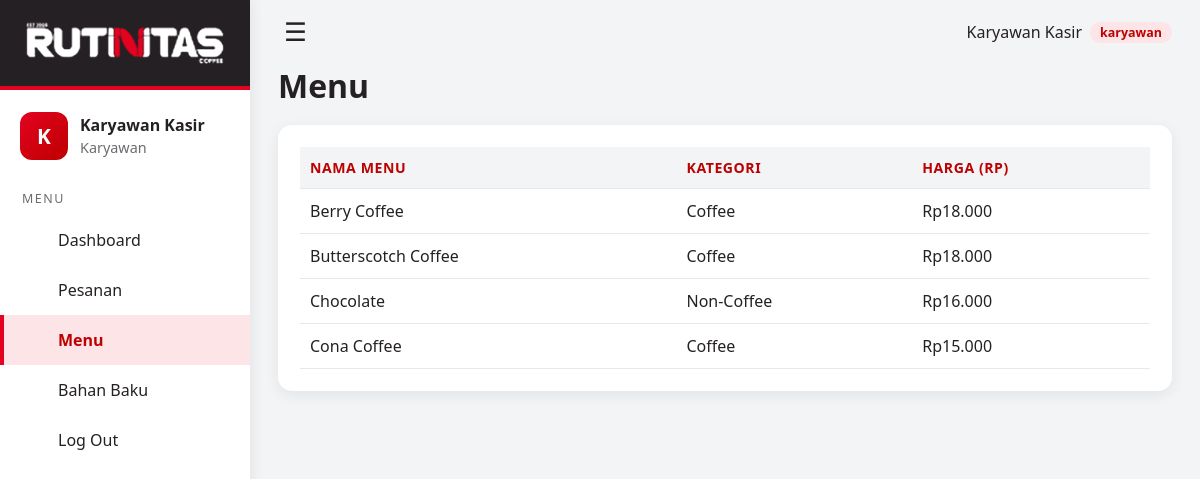
Page /index.php?url=menu (signed in) on the committed database.
### tables this page shows
CREATE TABLE menu (
    id_menu   INT AUTO_INCREMENT PRIMARY KEY,
    nama_menu VARCHAR(50) NOT NULL,
    kategori  VARCHAR(30) NOT NULL,
    harga     DECIMAL(10,2) NOT NULL CHECK (harga >= 0)
);

### app/core/Controller.php (called while the page is built, shortened)
<?php
abstract class Controller
{
    protected function view(string $file, array $data = []): void
    {
        (static function (): void { require ROOT . '/app/views/layout/header.php'; })();
        (static function () use ($file, $data): void {
            extract($data, EXTR_SKIP);
            require ROOT . "/app/views/$file.php";
        })();
        (static function (): void { require ROOT . '/app/views/layout/footer.php'; })();
    }
}

### app/core/CrudController.php (called while the page is built, shortened)
<?php
abstract class CrudController extends Controller
{
    protected string $slug;
    protected string $title;
    protected array $writeRoles = ['manajer', 'owner'];
    public function index(): void
    {
        $this->view('crud/index', [
            'title' => $this->title, 'slug' => $this->slug, 'fields' => $this->fields(),
            'rows' => $this->model()->all(), 'pk' => $this->model()->pk(),
            'canWrite' => Auth::can($this->writeRoles),
        ]);
    }
}

### config/config.php (called while the page is built)
<?php
return [
    'db' => [
        'host'    => '127.0.0.1',
        'name'    => 'rutinitas_coffee_db',
        'user'    => 'root',
        'pass'    => '',
        'charset' => 'utf8mb4',
    ],
];

### app/core/Database.php (called while the page is built)
<?php
class Database
{
    private static ?PDO $pdo = null;
    public static function connect(): PDO
    {
        if (self::$pdo === null) {
            $d = (require ROOT . '/config/config.php')['db'];
            $dsn = "mysql:host={$d['host']};dbname={$d['name']};charset={$d['charset']}";
            try {
                self::$pdo = new PDO($dsn, $d['user'], $d['pass'], [
                    PDO::ATTR_ERRMODE            => PDO::ERRMODE_EXCEPTION,
                    PDO::ATTR_DEFAULT_FETCH_MODE => PDO::FETCH_ASSOC,
                    PDO::ATTR_EMULATE_PREPARES   => false,
                ]);
            } catch (PDOException $e) {
                http_response_code(500);
                exit('Koneksi database gagal. Periksa config/config.php dan pastikan MySQL aktif.');
            }
        }
        return self::$pdo;
    }
    public static function query(string $sql, array $params = []): PDOStatement
    {
        $stmt = self::connect()->prepare($sql);
        $stmt->execute($params);
        return $stmt;
    }
}

### app/core/QueryBuilder.php (called while the page is built, shortened)
<?php
class QueryBuilder
{
    private string $cols = '*';
    private array $wheres = [];
    private array $binds = [];
    private string $order = '';
    private static function ident(string $n): string
    {
        return $n;
    }
    public function orderBy(string $col, string $dir = 'ASC'): self
    {
        $this->order = ' ORDER BY ' . self::ident($col) . (strtoupper($dir) === 'DESC' ? ' DESC' : ' ASC');
        return $this;
    }
    private function whereSql(): string { return $this->wheres ? ' WHERE ' . implode(' AND ', $this->wheres) : ''; }
    public function get(): array
    {
        $sql = "SELECT {$this->cols} FROM {$this->table}" . $this->whereSql() . $this->order;
        return Database::query($sql, $this->binds)->fetchAll();
    }
}

### app/models/Menu.php (called while the page is built, shortened)
<?php
class Menu extends Model
{
    public function all(): array { return $this->qb()->orderBy('nama_menu')->get(); }
}

### app/views/crud/index.php (the view, shortened to what this page needs)
<div class="head">
  <h1><?= e($title) ?></h1>
</div>
<div class="card">
<table>
  <thead><tr>
    <?php foreach ($fields as $f): if (($f['type'] ?? '') === 'password') continue; ?><th><?= e($f['label']) ?></th><?php endforeach; ?>
  </tr></thead>
  <tbody>
  <?php foreach ($rows as $r): ?>
    <tr>
      <?php foreach ($fields as $n => $f): if (($f['type'] ?? '') === 'password') continue; ?>
        <td><?= ($f['format'] ?? '') === 'rupiah' ? e(rupiah($r[$n])) : e(($f['type'] ?? '') === 'number' ? $r[$n] + 0 : $r[$n]) ?></td>
      <?php endforeach; ?>
    </tr>
  <?php endforeach; ?>
  </tbody>
</table>
</div>

### public/assets/style.css (style rules this page uses)
:root { --red:#E30220; --red-dark:#BE0000; --ink:#252024; --ink2:#3a3439; --gray:#DDDDDD; --light:#F3F4F6; --tint:#FCE4E7; --muted:#6e6a70; }
* { box-sizing:border-box }
body { margin:0;font-family:system-ui,"Segoe UI",Arial,sans-serif;background:var(--light);color:var(--ink) }
h1,h2,h3,h4 { margin:0 }
.head { display:flex;justify-content:space-between;align-items:center;gap:12px;margin-bottom:18px;flex-wrap:wrap }
.card { background:#fff;border-radius:14px;padding:22px;margin-bottom:20px;box-shadow:0 4px 14px rgba(37,32,36,.08) }
table { width:100%;border-collapse:collapse }
th,td { text-align:left;padding:11px 10px;border-bottom:1px solid #e8e8ea }
th { background:var(--light);font-size:.88rem;color:var(--red-dark);text-transform:uppercase;letter-spacing:.04em }

### rows in the picture
menu: nama_menu "Berry Coffee", kategori "Coffee", harga "Rp18.000"
menu: nama_menu "Butterscotch Coffee", kategori "Coffee", harga "Rp18.000"
menu: nama_menu "Chocolate", kategori "Non-Coffee", harga "Rp16.000"
menu: nama_menu "Cona Coffee", kategori "Coffee", harga "Rp15.000"

### other values in the picture
mb_substr($u['nama'], 0, 1) "K"
$u['nama'] "Karyawan Kasir"
$u['role'] "Karyawan"
$navLabel "Dashboard"
$navLabel "Pesanan"
$navLabel "Menu"
$navLabel "Bahan Baku"
$u['role'] "karyawan"
$title "Menu"
$f['label'] "NAMA MENU"
$f['label'] "KATEGORI"
$f['label'] "HARGA (RP)"
